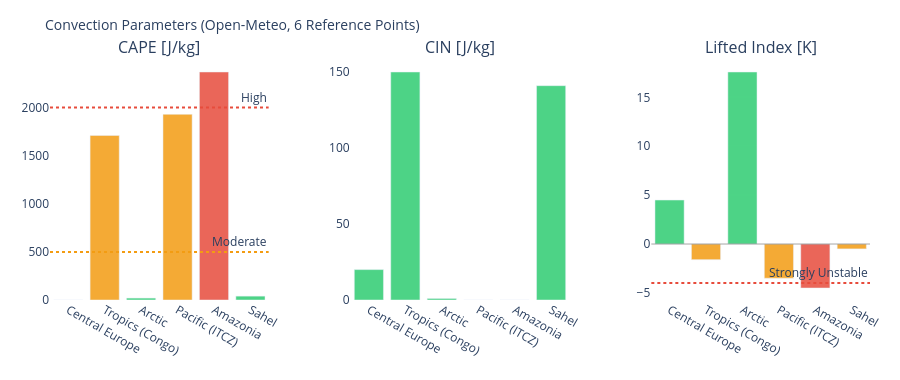

Notebook code cell kept with this figure:
### Markdown cell above
---
## 3. Visualizations

### Code cell
# ============================================================
# CAPE / CIN / LIFTED INDEX – Convection potential
# ============================================================

if not df_atm.empty:
    fig = make_subplots(
        rows=1, cols=3,
        subplot_titles=['CAPE [J/kg]', 'CIN [J/kg]', 'Lifted Index [K]'],
        horizontal_spacing=0.1
    )
    pts = df_atm['point'].tolist()
    pt_colors = ['#E85D24','#185FA5','#888780','#378ADD','#639922','#F2A623']

    # CAPE – höher = mehr Gewitterpotential
    cape_vals = df_atm['cape'].fillna(0).tolist()
    cape_colors = ['#e74c3c' if v > 2000 else '#f39c12' if v > 500 else '#2ecc71'
                   for v in cape_vals]
    fig.add_trace(go.Bar(x=pts, y=cape_vals, marker_color=cape_colors,
                         opacity=0.85, showlegend=False), row=1, col=1)
    fig.add_hline(y=2000, line_dash='dot', line_color='#e74c3c',
                  annotation_text='High', row=1, col=1)
    fig.add_hline(y=500,  line_dash='dot', line_color='#f39c12',
                  annotation_text='Moderate', row=1, col=1)

    # CIN – negativer = stärker gedeckelt (weniger Auslöse)
    cin_vals = df_atm['cin'].fillna(0).tolist()
    cin_colors = ['#e74c3c' if v < -200 else '#f39c12' if v < -50 else '#2ecc71'
                  for v in cin_vals]
    fig.add_trace(go.Bar(x=pts, y=cin_vals, marker_color=cin_colors,
                         opacity=0.85, showlegend=False), row=1, col=2)

    # Lifted Index – negativ = instabil
    li_vals = df_atm['li'].fillna(0).tolist()
    li_colors = ['#e74c3c' if v < -4 else '#f39c12' if v < 0 else '#2ecc71'
                 for v in li_vals]
    fig.add_trace(go.Bar(x=pts, y=li_vals, marker_color=li_colors,
                         opacity=0.85, showlegend=False), row=1, col=3)
    fig.add_hline(y=0, line_color='gray', line_width=0.7, row=1, col=3)
    fig.add_hline(y=-4, line_dash='dot', line_color='#e74c3c',
                  annotation_text='Strongly Unstable', row=1, col=3)

    fig.update_layout(
        title=dict(text='Convection Parameters (Open-Meteo, 6 Reference Points)', font=dict(size=14)),
        height=380, plot_bgcolor='rgba(0,0,0,0)', paper_bgcolor='rgba(0,0,0,0)',
        margin=dict(l=50, r=30, t=60, b=80)
    )
    fig.update_xaxes(tickangle=30)
    fig.show()

### Figure 1 — Plotly figure (JSON) as saved in the notebook; plotly's stock layout.template omitted (floating-point values rounded to 4 significant figures)
{"data": [{"marker": {"color": ["#2ecc71", "#f39c12", "#2ecc71", "#f39c12", "#e74c3c", "#2ecc71"]}, "opacity": 0.85, "showlegend": false, "type": "bar", "x": ["Central Europe", "Tropics (Congo)", "Arctic", "Pacific (ITCZ)", "Amazonia", "Sahel"], "xaxis": "x", "y": [0.0, 1710.0, 20.0, 1930.0, 2370.0, 40.0], "yaxis": "y"}, {"marker": {"color": ["#2ecc71", "#2ecc71", "#2ecc71", "#2ecc71", "#2ecc71", "#2ecc71"]}, "opacity": 0.85, "showlegend": false, "type": "bar", "x": ["Central Europe", "Tropics (Congo)", "Arctic", "Pacific (ITCZ)", "Amazonia", "Sahel"], "xaxis": "x2", "y": [20.0, 150.0, 1.0, 0.0, 0.0, 141.0], "yaxis": "y2"}, {"marker": {"color": ["#2ecc71", "#f39c12", "#2ecc71", "#f39c12", "#e74c3c", "#f39c12"]}, "opacity": 0.85, "showlegend": false, "type": "bar", "x": ["Central Europe", "Tropics (Congo)", "Arctic", "Pacific (ITCZ)", "Amazonia", "Sahel"], "xaxis": "x3", "y": [4.5, -1.6, 17.6, -3.5, -4.5, -0.5], "yaxis": "y3"}], "layout": {"annotations": [{"font": {"size": 16}, "showarrow": false, "text": "CAPE [J/kg]", "x": 0.1333, "xanchor": "center", "xref": "paper", "y": 1.0, "yanchor": "bottom", "yref": "paper"}, {"font": {"size": 16}, "showarrow": false, "text": "CIN [J/kg]", "x": 0.5, "xanchor": "center", "xref": "paper", "y": 1.0, "yanchor": "bottom", "yref": "paper"}, {"font": {"size": 16}, "showarrow": false, "text": "Lifted Index [K]", "x": 0.8667, "xanchor": "center", "xref": "paper", "y": 1.0, "yanchor": "bottom", "yref": "paper"}, {"showarrow": false, "text": "High", "x": 1, "xanchor": "right", "xref": "x domain", "y": 2000, "yanchor": "bottom", "yref": "y"}, {"showarrow": false, "text": "Moderate", "x": 1, "xanchor": "right", "xref": "x domain", "y": 500, "yanchor": "bottom", "yref": "y"}, {"showarrow": false, "text": "Strongly Unstable", "x": 1, "xanchor": "right", "xref": "x3 domain", "y": -4, "yanchor": "bottom", "yref": "y3"}], "height": 380, "margin": {"b": 80, "l": 50, "r": 30, "t": 60}, "paper_bgcolor": "rgba(0,0,0,0)", "plot_bgcolor": "rgba(0,0,0,0)", "shapes": [{"line": {"color": "#e74c3c", "dash": "dot"}, "type": "line", "x0": 0, "x1": 1, "xref": "x domain", "y0": 2000, "y1": 2000, "yref": "y"}, {"line": {"color": "#f39c12", "dash": "dot"}, "type": "line", "x0": 0, "x1": 1, "xref": "x domain", "y0": 500, "y1": 500, "yref": "y"}, {"line": {"color": "gray", "width": 0.7}, "type": "line", "x0": 0, "x1": 1, "xref": "x3 domain", "y0": 0, "y1": 0, "yref": "y3"}, {"line": {"color": "#e74c3c", "dash": "dot"}, "type": "line", "x0": 0, "x1": 1, "xref": "x3 domain", "y0": -4, "y1": -4, "yref": "y3"}], "title": {"font": {"size": 14}, "text": "Convection Parameters (Open-Meteo, 6 Reference Points)"}, "xaxis": {"anchor": "y", "domain": [0.0, 0.2667], "tickangle": 30}, "xaxis2": {"anchor": "y2", "domain": [0.3667, 0.6333], "tickangle": 30}, "xaxis3": {"anchor": "y3", "domain": [0.7333, 1.0], "tickangle": 30}, "yaxis": {"anchor": "x", "domain": [0.0, 1.0]}, "yaxis2": {"anchor": "x2", "domain": [0.0, 1.0]}, "yaxis3": {"anchor": "x3", "domain": [0.0, 1.0]}}}
